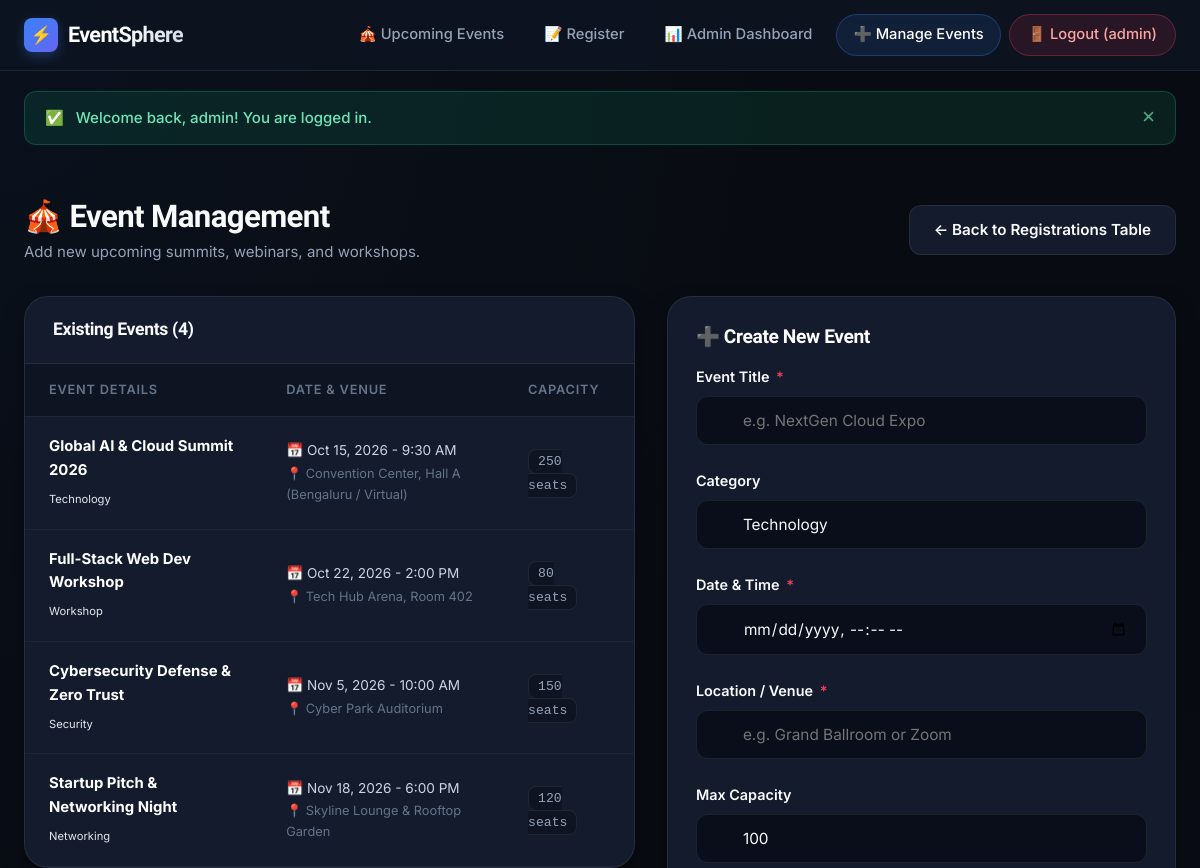
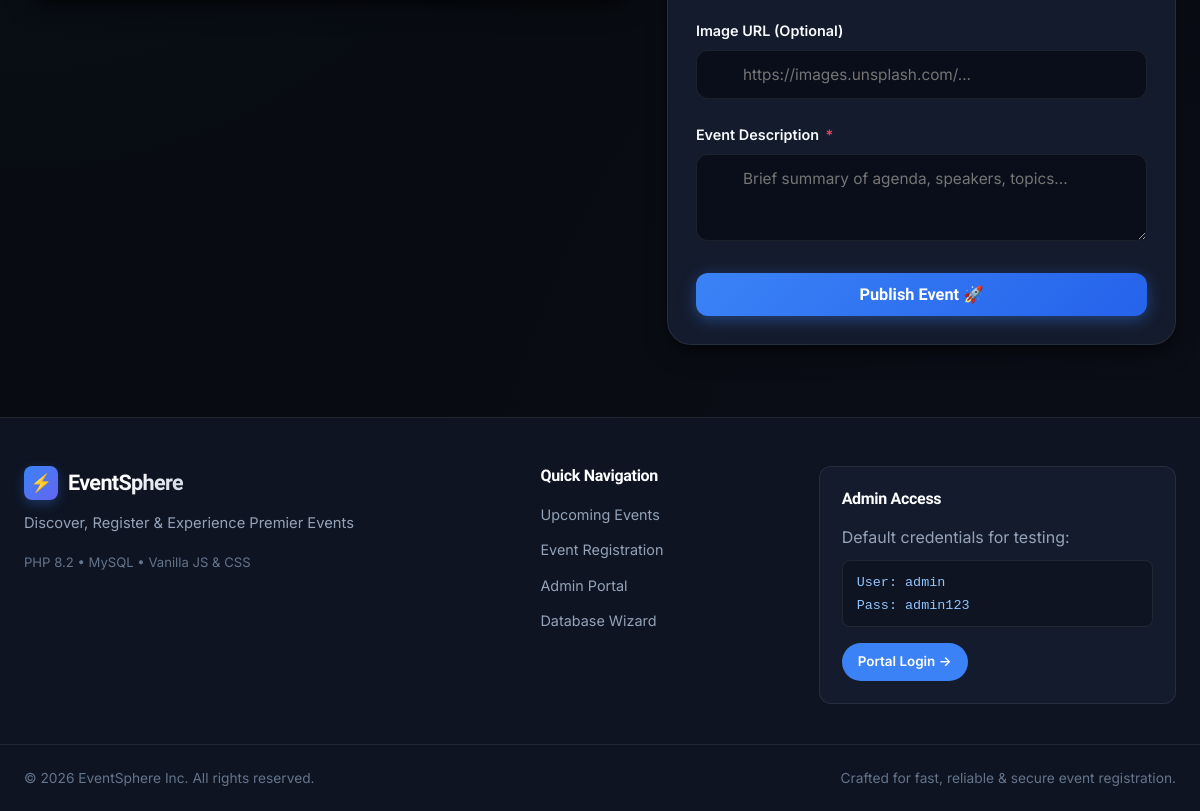
Before: /admin/events.php (signed in) with the older database file (2 pictures, top to bottom).
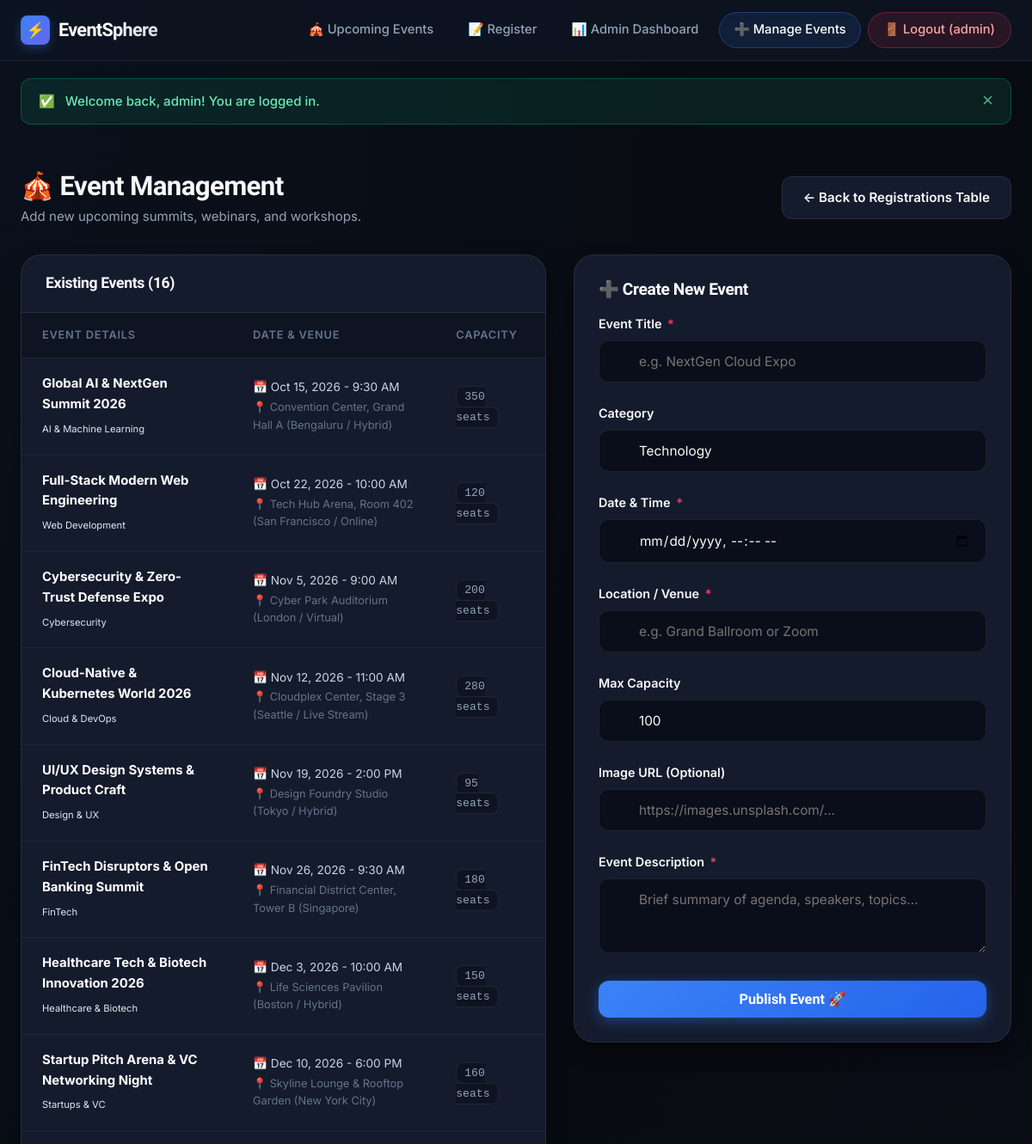
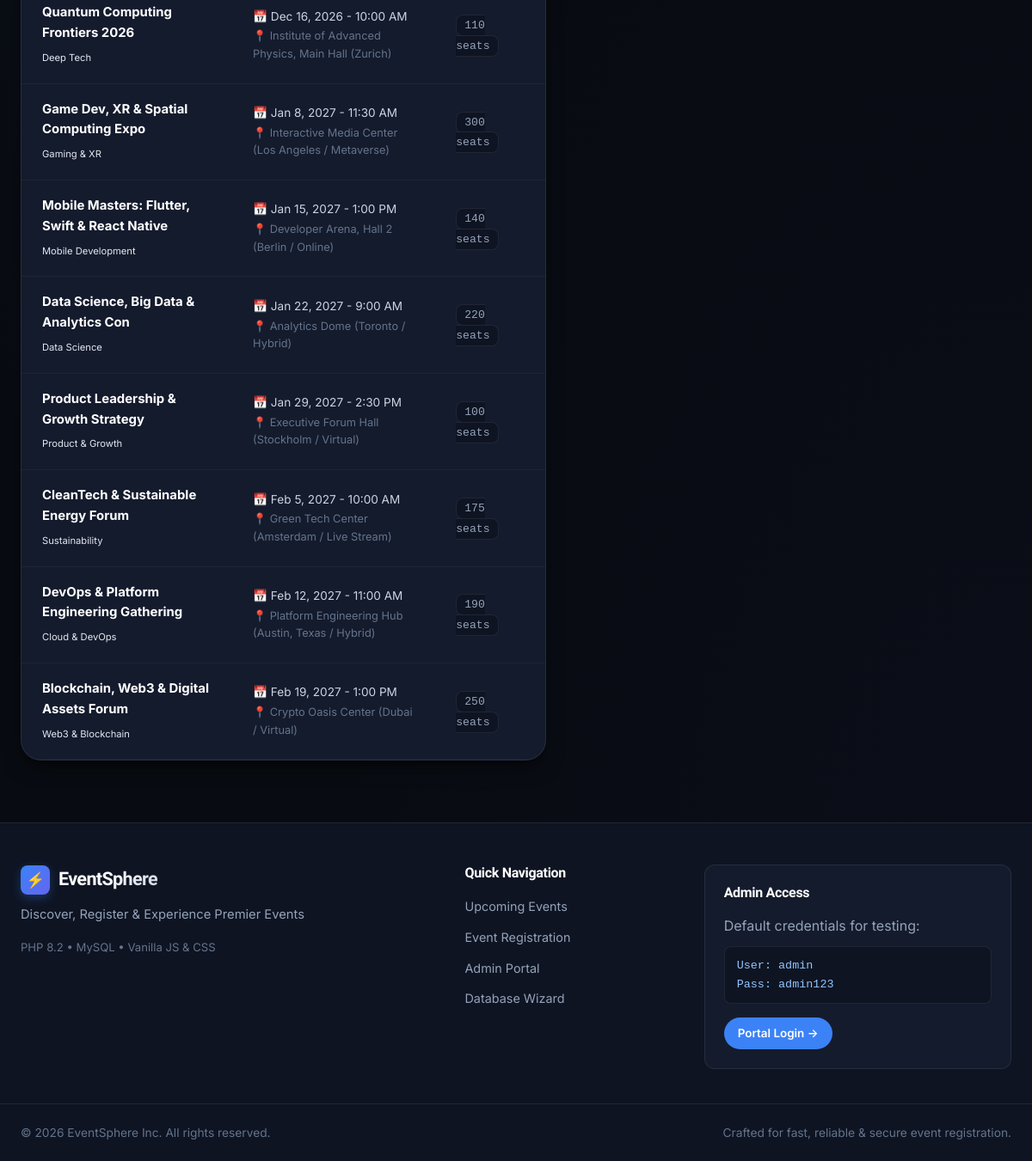
After: the same page with the newer database file (2 pictures, top to bottom).
### tables this page shows
CREATE TABLE IF NOT EXISTS `events` (
    `id` INT AUTO_INCREMENT PRIMARY KEY,
    `title` VARCHAR(255) NOT NULL,
    `description` TEXT NOT NULL,
    `event_date` DATETIME NOT NULL,
    `location` VARCHAR(255) NOT NULL,
    `category` VARCHAR(100) DEFAULT 'Technology',
    `capacity` INT DEFAULT 100,
    `image_url` VARCHAR(500) DEFAULT NULL,
    `created_at` TIMESTAMP DEFAULT CURRENT_TIMESTAMP
);

### config/config.php (called while the page is built, shortened)
<?php
function getBaseUrl(): string {
    $protocol = (!empty($_SERVER['HTTPS']) && $_SERVER['HTTPS'] !== 'off') || (isset($_SERVER['SERVER_PORT']) && $_SERVER['SERVER_PORT'] == 443) ? 'https://' : 'http://';
    $host = $_SERVER['HTTP_HOST'] ?? 'localhost';
    $script = $_SERVER['SCRIPT_NAME'] ?? '';
    $dir = dirname($script);
    $dir = str_replace('\\', '/', $dir);
    $dir = preg_replace('/(\/admin|\/database|\/tests)$/', '', $dir);
    return rtrim($protocol . $host . $dir, '/');
}

### includes/auth.php (called while the page is built, shortened)
<?php
require_once __DIR__ . '/../config/config.php';
require_once __DIR__ . '/functions.php';
function isAdminLoggedIn(): bool {
    return !empty($_SESSION['admin_logged_in']) && $_SESSION['admin_logged_in'] === true && !empty($_SESSION['admin_user_id']);
}

### includes/functions.php (called while the page is built, shortened)
<?php
require_once __DIR__ . '/../config/config.php';
function e(?string $input): string {
    return htmlspecialchars($input ?? '', ENT_QUOTES, 'UTF-8');
}
function getFlashMessages(): array {
    $messages = $_SESSION['flash_messages'] ?? [];
    return $messages;
}
function formatDate(string $dateString, string $format = 'M j, Y - g:i A'): string {
    try {
        $date = new DateTime($dateString);
        return $date->format($format);
    } catch (Exception $e) {
        return $dateString;
    }
}
function getAllEvents(): array {
    $pdo = getDBConnection();
    $stmt = $pdo->query("SELECT * FROM events ORDER BY event_date ASC");
    $data = $stmt->fetchAll();
    return $data;
}

### admin/events.php (the view, shortened to what this page needs)
<?php
require_once __DIR__ . '/../config/config.php';
require_once __DIR__ . '/../includes/functions.php';
require_once __DIR__ . '/../includes/auth.php';
$formData = [
    'title' => '',
    'description' => '',
    'event_date' => '',
    'location' => '',
    'category' => 'Technology',
    'capacity' => 100,
    'image_url' => ''
];
try {
    $events = getAllEvents();
} catch (Exception $e) {
    $events = [];
}
include __DIR__ . '/../includes/header.php';
?>
<div class="container">
    <div class="admin-header">
        <div class="admin-title-area">
            <h1>🎪 Event Management</h1>
            <p>Add new upcoming summits, webinars, and workshops.</p>
        </div>
        <a href="<?= $baseUrl ?>/admin/index.php" class="btn-ticket btn-ticket-outline">
            ← Back to Registrations Table
        </a>
    </div>
    <div style="display: grid; grid-template-columns: 1.2fr 1fr; gap: 32px; align-items: start;">
        <div class="table-wrapper-card">
            <div class="table-toolbar">
                <h3 style="font-size: 1.1rem;">Existing Events (<?= count($events) ?>)</h3>
            </div>
            <div class="table-responsive">
                <table class="data-table">
                    <thead>
                        <tr>
                            <th>Event Details</th>
                            <th>Date & Venue</th>
                            <th>Capacity</th>
                        </tr>
                    </thead>
                    <tbody>
                        <?php if (empty($events)): ?>
                            <tr>
                                <td colspan="3" style="text-align: center; padding: 24px; color: var(--text-muted);">
                                    No events created yet.
                                </td>
                            </tr>
                        <?php else: ?>
                            <?php foreach ($events as $ev): ?>
                                <tr>
                                    <td>
                                        <strong style="color: #ffffff;"><?= e($ev['title']) ?></strong>
                                        <div style="margin-top: 4px;">
                                            <span class="event-category-badge" style="margin-bottom: 0; font-size: 0.7rem;">
                                                <?= e($ev['category'] ?? 'General') ?>
                                            </span>
                                        </div>
                                    </td>
                                    <td>
                                        <div style="color: #cbd5e1; font-size: 0.85rem;">
                                            📅 <?= formatDate($ev['event_date']) ?>
                                        </div>
                                        <div style="color: var(--text-muted); font-size: 0.8rem; margin-top: 2px;">
                                            📍 <?= e($ev['location']) ?>
                                        </div>
                                    </td>
                                    <td>
                                        <span class="badge-id"><?= (int)$ev['capacity'] ?> seats</span>
                                    </td>
                                </tr>
                            <?php endforeach; ?>
                        <?php endif; ?>
                    </tbody>
                </table>
            </div>
        </div>
        <div class="form-card" style="padding: 28px;">
            <h3 style="font-size: 1.2rem; margin-bottom: 16px; color: #ffffff;">➕ Create New Event</h3>
            <form action="<?= $baseUrl ?>/admin/events.php" method="POST" novalidate>
                <div class="form-group">
                    <label class="form-label">Event Title <span class="required">*</span></label>
                    <input type="text" name="title" class="form-control <?= isset($errors['title']) ? 'is-invalid' : '' ?>" placeholder="e.g. NextGen Cloud Expo" value="<?= e($formData['title']) ?>" required>
                </div>
                <div class="form-group">
                    <label class="form-label">Category</label>
                    <input type="text" name="category" class="form-control" placeholder="e.g. Technology, Workshop, Security" value="<?= e($formData['category']) ?>">
                </div>
                <div class="form-group">
                    <label class="form-label">Date & Time <span class="required">*</span></label>
                    <input type="datetime-local" name="event_date" class="form-control <?= isset($errors['event_date']) ? 'is-invalid' : '' ?>" value="<?= e($formData['event_date']) ?>" required>
                </div>
                <div class="form-group">
                    <label class="form-label">Location / Venue <span class="required">*</span></label>
                    <input type="text" name="location" class="form-control <?= isset($errors['location']) ? 'is-invalid' : '' ?>" placeholder="e.g. Grand Ballroom or Zoom" value="<?= e($formData['location']) ?>" required>
                </div>
                <div class="form-group">
                    <label class="form-label">Max Capacity</label>
                    <input type="number" name="capacity" class="form-control" min="1" max="10000" value="<?= (int)$formData['capacity'] ?>">
                </div>
                <div class="form-group">
                    <label class="form-label">Image URL (Optional)</label>
                    <input type="url" name="image_url" class="form-control" placeholder="https://images.unsplash.com/..." value="<?= e($formData['image_url']) ?>">
                </div>
                <div class="form-group">
                    <label class="form-label">Event Description <span class="required">*</span></label>
                    <textarea name="description" class="form-control <?= isset($errors['description']) ? 'is-invalid' : '' ?>" rows="3" placeholder="Brief summary of agenda, speakers, topics..." required><?= e($formData['description']) ?></textarea>
                </div>
                <button type="submit" class="btn-submit" style="padding: 12px 20px;">
                    Publish Event 🚀
                </button>
            </form>
        </div>
    </div>
</div>
<?php include __DIR__ . '/../includes/footer.php'; ?>

### includes/header.php (shortened to what this page needs)
<?php
require_once __DIR__ . '/../config/config.php';
require_once __DIR__ . '/functions.php';
require_once __DIR__ . '/auth.php';
$baseUrl = getBaseUrl();
$currentScript = basename($_SERVER['SCRIPT_NAME'] ?? '');
$isAdminSection = str_contains($_SERVER['SCRIPT_NAME'] ?? '', '/admin');
$flashMessages = getFlashMessages();
?>
<!DOCTYPE html>
<html lang="en">
<head>
    <link rel="stylesheet" href="<?= $baseUrl ?>/assets/css/style.css">
</head>
<body class="<?= $isAdminSection ? 'admin-layout' : 'public-layout' ?>">
    <nav class="navbar">
        <div class="container nav-container">
            <a href="<?= $baseUrl ?>/index.php" class="brand-logo">
                <span class="logo-icon">⚡</span>
                <span class="logo-text"><?= APP_NAME ?></span>
            </a>
            <div class="nav-links" id="navLinks">
                <a href="<?= $baseUrl ?>/index.php" class="nav-link <?= ($currentScript === 'index.php' && !$isAdminSection) ? 'active' : '' ?>">
                    🎪 Upcoming Events
                </a>
                <a href="<?= $baseUrl ?>/register.php" class="nav-link <?= ($currentScript === 'register.php') ? 'active' : '' ?>">
                    📝 Register
                </a>
                <?php if (isAdminLoggedIn()): ?>
                    <a href="<?= $baseUrl ?>/admin/index.php" class="nav-link <?= ($isAdminSection && $currentScript === 'index.php') ? 'active' : '' ?>">
                        📊 Admin Dashboard
                    </a>
                    <a href="<?= $baseUrl ?>/admin/events.php" class="nav-link <?= ($isAdminSection && $currentScript === 'events.php') ? 'active' : '' ?>">
                        ➕ Manage Events
                    </a>
                    <a href="<?= $baseUrl ?>/admin/logout.php" class="nav-link nav-btn-danger">
                        🚪 Logout (<?= e($_SESSION['admin_username'] ?? 'Admin') ?>)
                    </a>
                <?php else: ?>
                    <a href="<?= $baseUrl ?>/admin/login.php" class="nav-link nav-btn <?= ($currentScript === 'login.php') ? 'active' : '' ?>">
                        🔐 Admin Login
                    </a>
                <?php endif; ?>
            </div>
        </div>
    </nav>
    <?php if (!empty($flashMessages)): ?>
        <div class="container flash-container">
            <?php foreach ($flashMessages as $flash): ?>
                <div class="alert alert-<?= e($flash['type']) ?> alert-dismissible">
                    <div class="alert-content">
                        <span class="alert-icon">
                            <?= $flash['type'] === 'success' ? '✅' : ($flash['type'] === 'error' ? '⚠️' : 'ℹ️') ?>
                        </span>
                        <span><?= e($flash['message']) ?></span>
                    </div>
                    <button type="button" class="alert-close" onclick="this.parentElement.remove();">&times;</button>
                </div>
            <?php endforeach; ?>
        </div>
    <?php endif; ?>
    <main class="main-content">

### includes/footer.php (shortened to what this page needs)
    </main>
    <footer class="site-footer">
        <div class="container footer-container">
            <div class="footer-brand">
                <div class="brand-logo footer-logo">
                    <span class="logo-icon">⚡</span>
                    <span class="logo-text"><?= APP_NAME ?></span>
                </div>
                <p class="footer-desc"><?= APP_TAGLINE ?></p>
                <div class="tech-badge">
                    <span>PHP 8.2</span> • <span>MySQL</span> • <span>Vanilla JS & CSS</span>
                </div>
            </div>
            <div class="footer-links">
                <h4>Quick Navigation</h4>
                <ul>
                    <li><a href="<?= $baseUrl ?>/index.php">Upcoming Events</a></li>
                    <li><a href="<?= $baseUrl ?>/register.php">Event Registration</a></li>
                    <li><a href="<?= $baseUrl ?>/admin/index.php">Admin Portal</a></li>
                    <li><a href="<?= $baseUrl ?>/database/setup.php">Database Wizard</a></li>
                </ul>
            </div>
            <div class="footer-admin-card">
                <h4>Admin Access</h4>
                <p>Default credentials for testing:</p>
                <div class="credentials-box">
                    <code>User: admin</code><br>
                    <code>Pass: admin123</code>
                </div>
                <a href="<?= $baseUrl ?>/admin/login.php" class="btn-admin-pill">Portal Login →</a>
            </div>
        </div>
        <div class="footer-bottom">
            <div class="container footer-bottom-content">
                <p>&copy; <?= date('Y') ?> <?= APP_NAME ?> Inc. All rights reserved.</p>
                <p class="footer-tag">Crafted for fast, reliable & secure event registration.</p>
            </div>
        </div>
    </footer>
</body>
</html>

Changed rows visible on the page:
changed events: title "Global AI & Cloud Summit 2026" → "Global AI & NextGen Summit 2026"; category "Technology" → "AI & Machine Learning"; location "Convention Center, Hall A (Bengaluru / Virtual)" → "Convention Center, Grand Hall A (Bengaluru / Hybrid)"; capacity "250" → "350"
changed events: title "Full-Stack Web Dev Workshop" → "Full-Stack Modern Web Engineering"; category "Workshop" → "Web Development"; event_date "Oct 22, 2026 - 2:00 PM" → "Oct 22, 2026 - 10:00 AM"; location "Tech Hub Arena, Room 402" → "Tech Hub Arena, Room 402 (San Francisco / Online)"; capacity "80" → "120"
changed events: title "Cybersecurity Defense & Zero Trust" → "Cybersecurity & Zero-Trust Defense Expo"; category "Security" → "Cybersecurity"; event_date "Nov 5, 2026 - 10:00 AM" → "Nov 5, 2026 - 9:00 AM"; location "Cyber Park Auditorium" → "Cyber Park Auditorium (London / Virtual)"; capacity "150" → "200"
changed events: title "Startup Pitch & Networking Night" → "Cloud-Native & Kubernetes World 2026"; category "Networking" → "Cloud & DevOps"; event_date "Nov 18, 2026 - 6:00 PM" → "Nov 12, 2026 - 11:00 AM"; location "Skyline Lounge & Rooftop Garden" → "Cloudplex Center, Stage 3 (Seattle / Live Stream)"; capacity "120" → "280"
added events: title "UI/UX Design Systems & Product Craft", category "Design & UX", event_date "Nov 19, 2026 - 2:00 PM", location "Design Foundry Studio (Tokyo / Hybrid)", capacity "95"
added events: title "FinTech Disruptors & Open Banking Summit", category "FinTech", event_date "Nov 26, 2026 - 9:30 AM", location "Financial District Center, Tower B (Singapore)", capacity "180"
added events: title "Healthcare Tech & Biotech Innovation 2026", category "Healthcare & Biotech", event_date "Dec 3, 2026 - 10:00 AM", location "Life Sciences Pavilion (Boston / Hybrid)", capacity "150"
added events: title "Startup Pitch Arena & VC Networking Night", category "Startups & VC", event_date "Dec 10, 2026 - 6:00 PM", location "Skyline Lounge & Rooftop Garden (New York City)", capacity "160"
added events: title "Quantum Computing Frontiers 2026", category "Deep Tech", event_date "Dec 16, 2026 - 10:00 AM", location "Institute of Advanced Physics, Main Hall (Zurich)", capacity "110"
added events: title "Game Dev, XR & Spatial Computing Expo", category "Gaming & XR", event_date "Jan 8, 2027 - 11:30 AM", location "Interactive Media Center (Los Angeles / Metaverse)", capacity "300"
added events: title "Mobile Masters: Flutter, Swift & React Native", category "Mobile Development", event_date "Jan 15, 2027 - 1:00 PM", location "Developer Arena, Hall 2 (Berlin / Online)", capacity "140"
added events: title "Data Science, Big Data & Analytics Con", category "Data Science", event_date "Jan 22, 2027 - 9:00 AM", location "Analytics Dome (Toronto / Hybrid)", capacity "220"
added events: title "Product Leadership & Growth Strategy", category "Product & Growth", event_date "Jan 29, 2027 - 2:30 PM", location "Executive Forum Hall (Stockholm / Virtual)", capacity "100"
added events: title "CleanTech & Sustainable Energy Forum", category "Sustainability", event_date "Feb 5, 2027 - 10:00 AM", location "Green Tech Center (Amsterdam / Live Stream)", capacity "175"
added events: title "DevOps & Platform Engineering Gathering", category "Cloud & DevOps", event_date "Feb 12, 2027 - 11:00 AM", location "Platform Engineering Hub (Austin, Texas / Hybrid)", capacity "190"
added events: title "Blockchain, Web3 & Digital Assets Forum", category "Web3 & Blockchain", event_date "Feb 19, 2027 - 1:00 PM", location "Crypto Oasis Center (Dubai / Virtual)", capacity "250"
Other visible differences:
count($events): "4" → "16"
